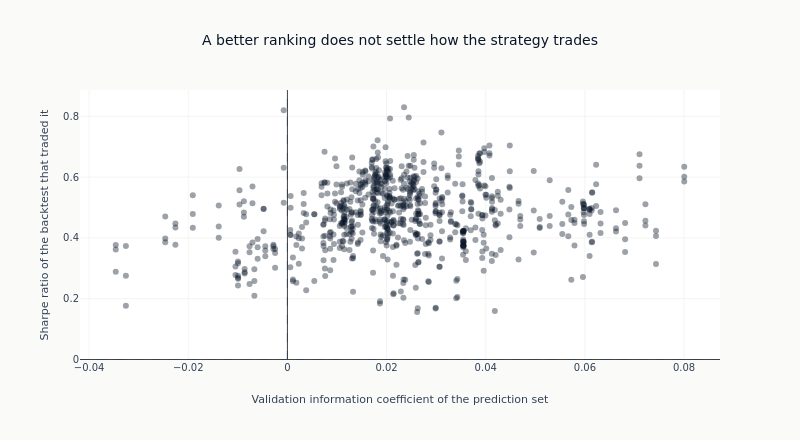

The cell this chart's notebook holds for it:
### Code cell
rank_corr = (
    paired.select(pl.corr("ic_mean", "sharpe", method="spearman")).item()
    if paired.height > 2
    else None
)
fig = go.Figure(
    go.Scatter(
        x=paired["ic_mean"].to_list(),
        y=paired["sharpe"].to_list(),
        mode="markers",
        marker=dict(color=COLORS["blue"], size=6, opacity=0.4),
        showlegend=False,
    )
)
fig.add_hline(y=0, line_width=1, line_dash="dash", line_color=COLORS["neutral"])
fig.add_vline(x=0, line_width=1, line_dash="dash", line_color=COLORS["neutral"])
fig.update_xaxes(title_text="Validation information coefficient of the prediction set")
fig.update_yaxes(title_text="Sharpe ratio of the backtest that traded it")
fig.update_layout(
    title="A better ranking does not settle how the strategy trades",
    height=440,
    width=800,
    margin=dict(t=90),
)
show_plotly_with_alt(
    fig,
    "Scatter of each signal-stage backtest's net Sharpe ratio against the information coefficient "
    "of the prediction set it traded, with dashed lines at zero on both axes. Counted from the "
    f"frame: {paired.height} backtests, IC from {paired['ic_mean'].min():+.3f} to "
    f"{paired['ic_mean'].max():+.3f}, Sharpe from {paired['sharpe'].min():+.2f} to "
    f"{paired['sharpe'].max():+.2f}, rank correlation between the two "
    + ("not computed" if rank_corr is None else f"{rank_corr:+.2f}")
    + ".",
)

### Figure 1 — Plotly figure (JSON) as saved in the notebook; plotly's stock layout.template omitted (floating-point values rounded to 4 significant figures; data arrays with more than 128 entries replaced by an {"elided": "..."} marker saying what was removed)
{"data": [{"marker": {"color": "#0a1628", "opacity": 0.4, "size": 6}, "mode": "markers", "showlegend": false, "type": "scatter", "x": {"elided": "771 float values"}, "y": {"elided": "771 float values"}}], "layout": {"height": 440, "margin": {"t": 90}, "shapes": [{"line": {"color": "#334155", "dash": "dash", "width": 1}, "type": "line", "x0": 0, "x1": 1, "xref": "x domain", "y0": 0, "y1": 0, "yref": "y"}, {"line": {"color": "#334155", "dash": "dash", "width": 1}, "type": "line", "x0": 0, "x1": 0, "xref": "x", "y0": 0, "y1": 1, "yref": "y domain"}], "title": {"text": "A better ranking does not settle how the strategy trades"}, "width": 800, "xaxis": {"title": {"text": "Validation information coefficient of the prediction set"}}, "yaxis": {"title": {"text": "Sharpe ratio of the backtest that traded it"}}}}
